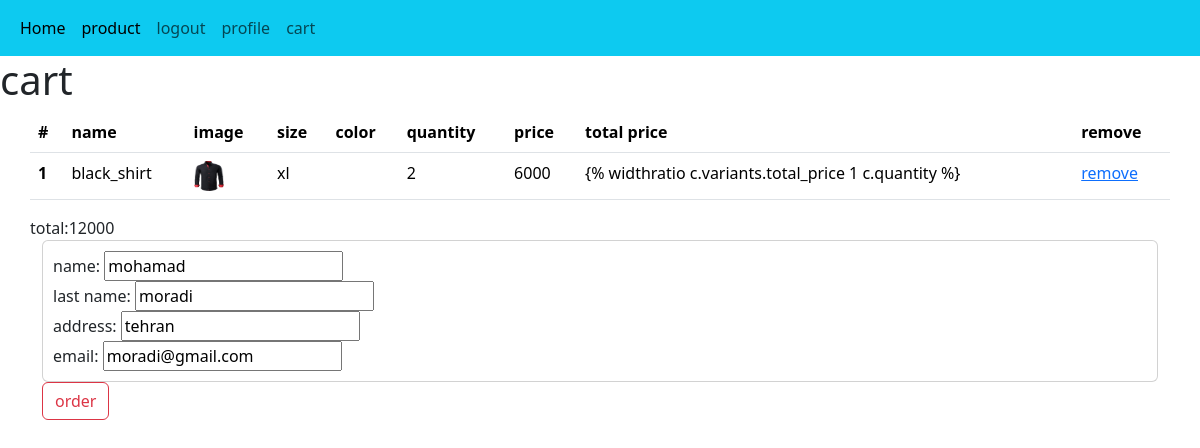
/cart/ (signed in), run on an earlier commit of the app's database.
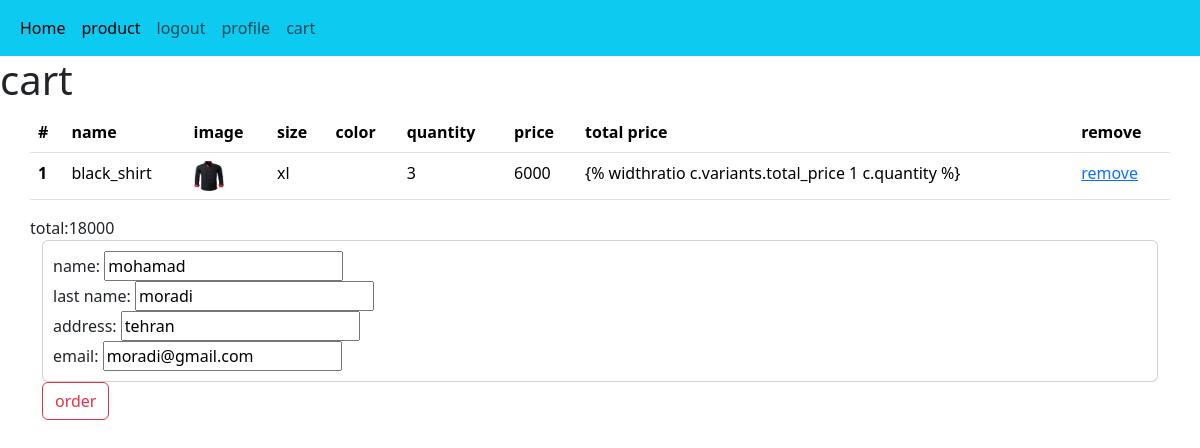
And on a later commit of the database.
### cart/models.py (models this page shows, shortened)
class Cart(models.Model):
    product = models.ForeignKey(Product,on_delete = models.CASCADE)
    user = models.ForeignKey(User,on_delete = models.CASCADE)
    variants = models.ForeignKey(Variant,on_delete = models.CASCADE ,  null = True, blank = True)
    quantity = models.PositiveIntegerField()

### home/models.py (models this page shows, shortened)
class Product(models.Model):
    Category = models.ManyToManyField(Category, blank=True)
    VARIANT = (('None', 'none'),
               ('Size', 'size'),
               ('Color', 'color'),
    )
    name = models.CharField(max_length=200)
    amount = models.PositiveIntegerField()
    unit_price = models.PositiveIntegerField()
    discount = models.PositiveIntegerField()
    total_price = models.PositiveIntegerField(blank=True, null=True)
    information = RichTextUploadingField(blank=True, null=True)
    create = models.DateTimeField(auto_now_add=True)
    update = models.DateTimeField(auto_now=True)
    tags = TaggableManager(blank=True)
    status = models.CharField(
        max_length=200, blank=True, null=True, choices=VARIANT)
    image = models.ImageField(upload_to='product')
    available = models.BooleanField(default=True)
    like = models.ManyToManyField(User,blank = True,related_name = 'product_like')
    total_like = models.IntegerField(default=0)
    unlike = models.ManyToManyField(User,blank = True,related_name = 'product_unlike')
    total_unlike = models.IntegerField(default=0)
    def total_like(self):
        return self.like.count()
    def total_unlike(self):
        return self.unlike.count()
    @property
    def total_price(self):
        if not self.discount:
            return self.unit_price
        elif self.discount:
            total = (self.discount*self.unit_price)/100
            return int(self.unit_price - total)
        return self.total_price

class Variant(models.Model):
    name = models.CharField(max_length=100,blank=True, null=True)
    product_variant = models.ForeignKey(Product,on_delete = models.CASCADE)
    size_variant = models.ForeignKey(Size,on_delete = models.CASCADE,null = True,blank = True)
    color_variant = models.ForeignKey(Color,on_delete = models.CASCADE,null = True,blank = True)
    amount = models.PositiveIntegerField()
    unit_price = models.PositiveIntegerField()
    discount = models.PositiveIntegerField()
    total_price = models.PositiveIntegerField(blank=True, null=True)
    @property
    def total_price(self):
        if not self.discount:
            return self.unit_price
        elif self.discount:
            total = (self.discount*self.unit_price)/100
            return int(self.unit_price - total)
        return self.total_price

class Size(models.Model):
    name = models.CharField(max_length=100,blank=True, null=True)

### accounts/models.py (models this page shows, shortened)
class Profile(models.Model):
    user = models.OneToOneField(User,on_delete = models.CASCADE)
    phone = PhoneField(null = True,blank = True)
    address = models.CharField(max_length = 50,null = True,blank = True)

### cart/views.py (the view)
# urls.py: path('',views.cart_detail,name = 'cart_detail'),
def cart_detail(request):
    cart = Cart.objects.filter(user_id=request.user.id)
    form = OrderForm
    total = 0
    user = request.user
    for p in cart:
        if p.product.status != 'None':
            total += p.variants.total_price*p.quantity
        else:
            total += p.product.total_price*p.quantity
    return render(request,'cart/cart.html',{'cart':cart,'total':total,'form':form,'user':user})

### cart/templates/cart/cart.html (shortened to what this page needs)
{% extends 'main.html' %} {% block title %}cart{% endblock %} {% block body %}
<h1>cart</h1>
<div class="container">
  <div class="row">
    <table class="table">
      <thead>
        <tr>
          <th scope="col">#</th>
          <th scope="col">name</th>
          <th scope="col">image</th>
          <th scope="col">size</th>
          <th scope="col">color</th>
          <th scope="col">quantity</th>
          <th scope="col">price</th>
          <th scope="col">total price</th>
          <th scope="col">remove</th>
        </tr>
      </thead>
      <tbody>
        {% for c in cart %}
        <tr>
          <th scope="row">{{forloop.counter}}</th>
          <td>{{c.product.name}}</td>
          <td>
            <img
              src="{{c.product.image.url}}"
              style="height: 30px; width: 30px"
              alt=""
            />
          </td>
          <td>{{c.variants.size_variant.name}}</td>
          <td>{{c.variants.color_varian.name}}</td>
          <td>{{c.quantity}}</td>
          <td>
            {% if c.product.status != 'None' %}
            {{c.variants.total_price}}{%else%}
            {{c.product.total_price}}{%endif%}
          </td>
          <td>
            {% if c.product.status != 'None' %} {% widthratio
            c.variants.total_price 1 c.quantity %} {%else%}{% widthratio
            c.product.total_price 1 c.quantity %}{%endif%}
          </td>
          <td><a href="{% url 'cart:remove_cart' c.id %}">remove</a></td>
        </tr>
      </tbody>
      {% endfor %}
    </table>
    total:{{total}}
  </div>
  <div class="row">
    <form method="post" action="{% url 'order:order_create' %}">
      <div class="card" style="padding: 10px; background-color: grown">
        <label for=""
          >name:
          <input type="text" name="f_name" value="{{user.first_name}}" required
        /></label>
        <label for=""
          >last name:
          <input type="text" name="l_name" value="{{user.last_name}}" required
        /></label>
        <label for=""
          >address:
          <input
            type="text"
            name="address"
            value="{{user.profile.address}}"
            required
        /></label>
        <label for=""
          >email:
          <input type="text" name="email" value="{{user.email}}" required
        /></label>
      </div>
      <button type="submit" class="btn btn-outline-danger">order</button>
    </form>
  </div>
</div>
{% endblock %}

### templates/main.html (shortened to what this page needs)
<!DOCTYPE html>
<html lang="en">
  <head>
    {% load bootstrap5 %} {% bootstrap_css %} {% bootstrap_javascript %}
  </head>
  <body>
    <nav class="navbar navbar-expand-lg navbar-light bg-info">
      <div class="container-fluid">
        <div class="collapse navbar-collapse" id="navbarNavAltMarkup">
          <div class="navbar-nav">
            <a
              class="nav-link active"
              aria-current="page"
              href="{% url 'home:home' %}"
              >Home</a
            >
            <a
              class="nav-link active"
              aria-current="page"
              href="{% url 'home:product' %}"
              >product</a
            >
            {% if user.is_authenticated %}
            <a class="nav-link" href="{% url 'accounts:logout' %}">logout</a>
            {% else %}
            <a class="nav-link" href="{% url 'accounts:login' %}">login</a>
            <a class="nav-link" href="{% url 'accounts:user_register' %}"
              >sign in</a
            >
            {% endif %}
            <a class="nav-link" href="{% url 'accounts:profile' %}">profile</a>
            <a class="nav-link" href="{% url 'cart:cart_detail' %}">cart</a>
          </div>
        </div>
      </div>
    </nav>
    <body>
      {% block body %} {% endblock %}
    </body>
  </body>
</html>

What changed in the data, as far as the page shows it:
changed Cart "black_shirt": quantity "2" → "3"
Also different on the page:
{{ total }}: "12000" → "18000"
